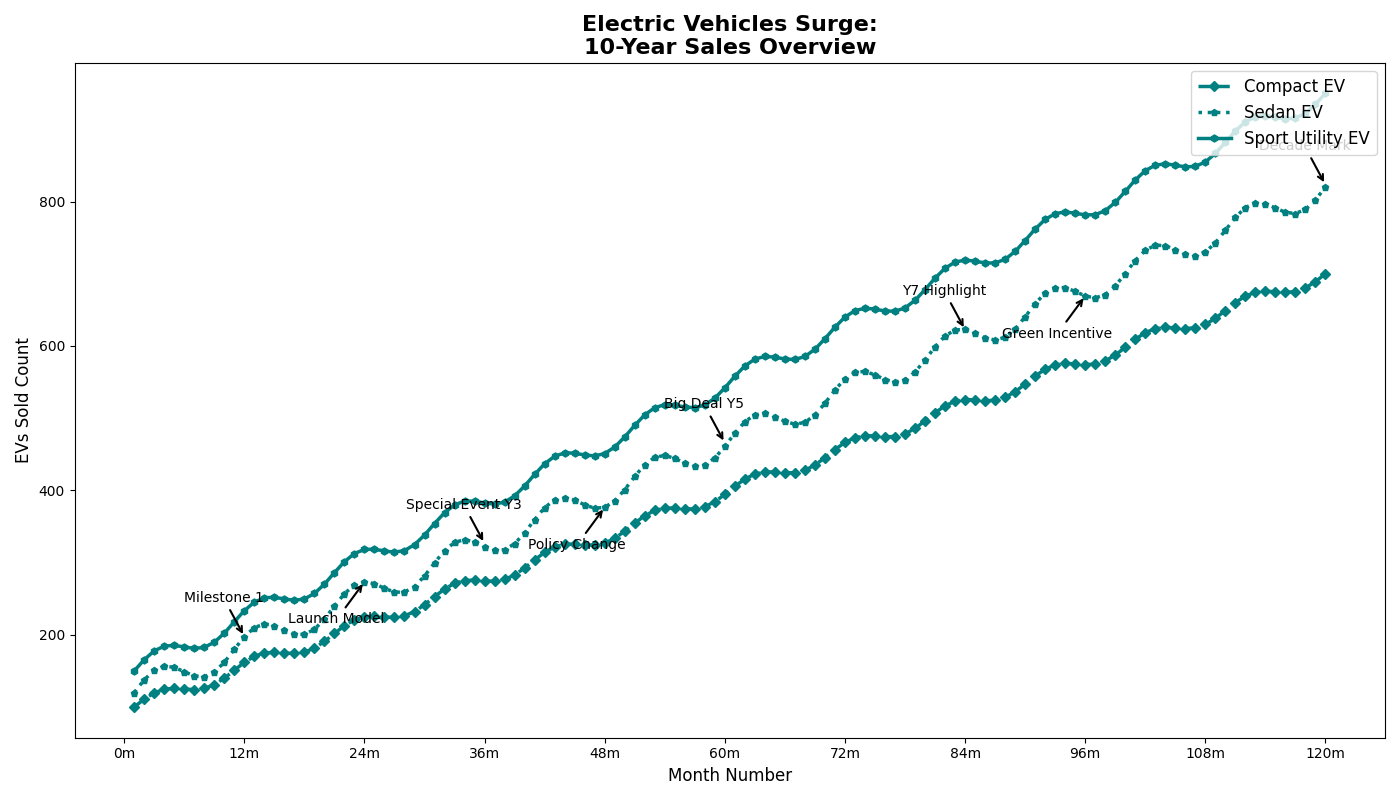

Generate this figure with Python:
import matplotlib.pyplot as plt
import numpy as np

months = np.arange(1, 121)

sales_compact = 100 + 10 * np.sin(np.linspace(0, 24 * np.pi, 120)) + np.linspace(0, 600, 120)
sales_sedan = 120 + 20 * np.sin(np.linspace(0, 24 * np.pi, 120)) + np.linspace(0, 700, 120)
sales_suv = 150 + 15 * np.sin(np.linspace(0, 24 * np.pi, 120)) + np.linspace(0, 800, 120)

milestones = {
    12: "Milestone 1",
    36: "Special Event Y3",
    60: "Big Deal Y5",
    84: "Y7 Highlight",
    120: "Decade Mark"
}
events = {
    24: "Launch Model",
    48: "Policy Change",
    96: "Green Incentive"
}

plt.figure(figsize=(14, 8))
single_color_for_all = 'teal'
plt.plot(months, sales_compact, color=single_color_for_all, linestyle='--', linewidth=2.5, marker='D', markersize=5, label='Compact EV')
plt.plot(months, sales_sedan, color=single_color_for_all, linestyle=':', linewidth=2.5, marker='p', markersize=5, label='Sedan EV')
plt.plot(months, sales_suv, color=single_color_for_all, linestyle='-', linewidth=2.5, marker='h', markersize=5, label='Sport Utility EV')

for month, text in milestones.items():
    plt.annotate(text, (month, (sales_compact[month-1] + sales_sedan[month-1] + sales_suv[month-1]) / 3),
                 textcoords="offset points", xytext=(-15, 25), ha='center',
                 arrowprops=dict(facecolor='black', arrowstyle='->', linewidth=1.5))

for month, text in events.items():
    plt.annotate(text, (month, sales_sedan[month-1]), textcoords="offset points", xytext=(-20, -30), ha='center',
                 arrowprops=dict(facecolor='orange', arrowstyle='->', linewidth=1.5))

plt.title("Electric Vehicles Surge:\n10-Year Sales Overview", fontsize=16, weight='bold')
plt.xlabel("Month Number", fontsize=12)
plt.ylabel("EVs Sold Count", fontsize=12)
plt.xticks(np.arange(0, 121, step=12), 
           ['0m', '12m', '24m', '36m', '48m', '60m', '72m', '84m', '96m', '108m', '120m'], fontsize=10)
plt.yticks(fontsize=10)
plt.legend(loc='upper right', fontsize=12)
plt.grid(False)
plt.tight_layout()
plt.show()
